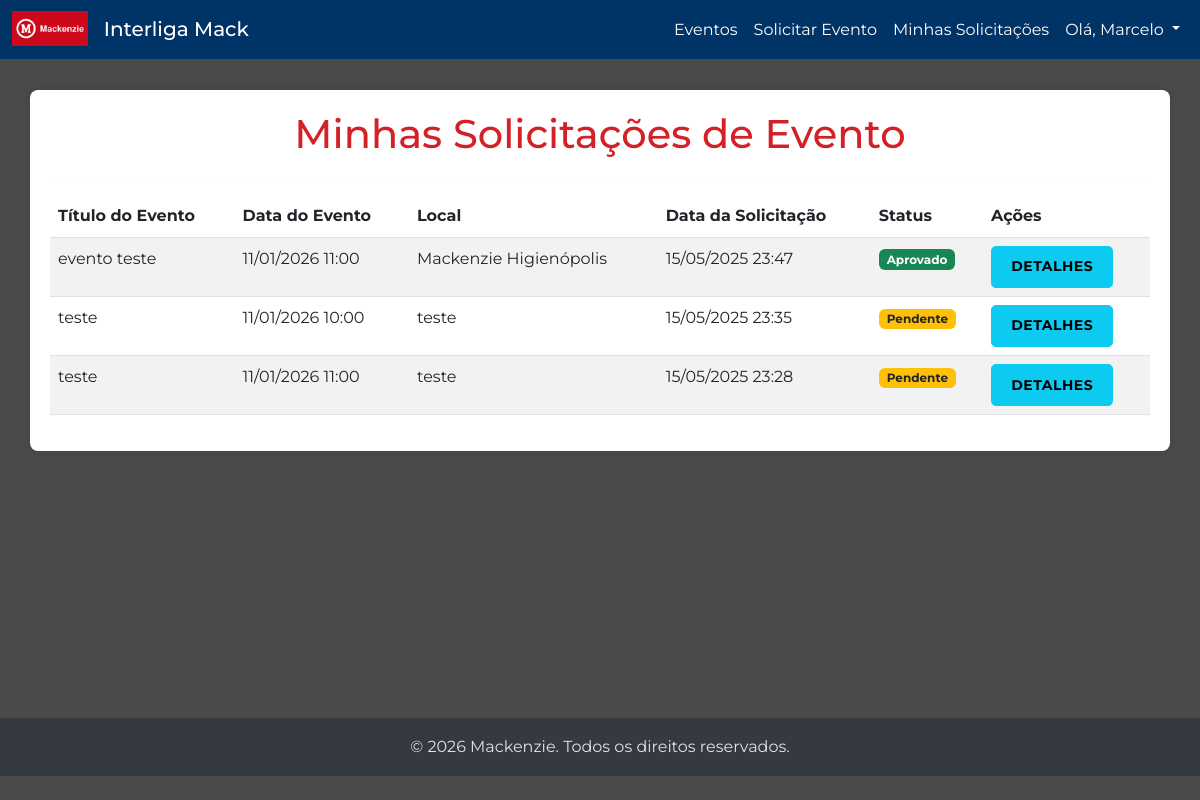
The page /eventos/minhas-solicitacoes/ (signed in) on the database its author committed.
### users/models.py (models this page shows, shortened)
class UserProfile(AbstractUser):
    USER_TYPE_CHOICES = [
        ('solicitante', 'Solicitante Interno'),
        ('geral', 'Usuário Geral'), # Alunos, Palestrantes, Fornecedores, Público em Geral
    ]
    user_type = models.CharField(
        max_length=20,
        choices=USER_TYPE_CHOICES,
        default='geral',
        verbose_name='Tipo de Usuário'
    )
    registration_id = models.CharField(max_length=100, blank=True, null=True, verbose_name='Matrícula/ID')
    department = models.CharField(max_length=200, blank=True, null=True, verbose_name='Departamento/Unidade')
    class Meta:
        verbose_name = 'Perfil de Usuário'
        verbose_name_plural = 'Perfis de Usuários'

### events/models.py (models this page shows, shortened)
class EventRequest(models.Model):
    STATUS_CHOICES = [
        ('pending', 'Pendente'),
        ('approved', 'Aprovado'),
        ('rejected', 'Rejeitado'),
        ('in_progress', 'Em Andamento'),
        ('completed', 'Concluído'),
        ('cancelled', 'Cancelado'),
    ]
    requester = models.ForeignKey(
        settings.AUTH_USER_MODEL,
        on_delete=models.CASCADE,
        limit_choices_to={'user_type': 'solicitante'},
        related_name='user_event_requests',
        verbose_name='Solicitante'
    )
    request_date = models.DateTimeField(auto_now_add=True, verbose_name='Data da Solicitação')
    needs_sound_system = models.BooleanField(default=False, verbose_name='Necessita Sonorização?')
    sound_system_details = models.TextField(blank=True, null=True, verbose_name='Detalhes Sonorização')
    needs_photography = models.BooleanField(default=False, verbose_name='Necessita Fotografia?')
    photography_details = models.TextField(blank=True, null=True, verbose_name='Detalhes Fotografia')
    needs_support_cleaning = models.BooleanField(default=False, verbose_name='Necessita Apoio/Limpeza?')
    support_cleaning_details = models.TextField(blank=True, null=True, verbose_name='Detalhes Apoio/Limpeza')
    needs_recording_transmission = models.BooleanField(default=False, verbose_name='Necessita Gravação/Transmissão?')
    recording_transmission_details = models.TextField(blank=True, null=True, verbose_name='Detalhes Gravação/Transmissão')
    needs_journalistic_coverage = models.BooleanField(default=False, verbose_name='Necessita Cobertura Jornalística?')
    journalistic_coverage_details = models.TextField(blank=True, null=True, verbose_name='Detalhes Cobertura Jornalística')
    needs_maintenance = models.BooleanField(default=False, verbose_name='Necessita Manutenção?')
    maintenance_details = models.TextField(blank=True, null=True, verbose_name='Detalhes Manutenção')
    auditorium_requested = models.CharField(max_length=100, blank=True, null=True, verbose_name='Auditório Solicitado')
    stream_requested = models.BooleanField(default=False, verbose_name='Solicita Transmissão pela TV Mackenzie?')
    suggested_stream_link = models.URLField(blank=True, null=True, verbose_name='Link Sugerido para Transmissão (se houver)')
    internal_notes = models.TextField(blank=True, null=True, verbose_name='Observações Internas')
    created_at = models.DateTimeField(auto_now_add=True)
    updated_at = models.DateTimeField(auto_now=True)
    status = models.CharField(max_length=20, choices=STATUS_CHOICES, default='pending', verbose_name='Status da Solicitação')
    event_name_proposal = models.CharField(max_length=200, verbose_name='Nome Proposto do Evento')
    class Meta:
        verbose_name = 'Solicitação de Evento'
        verbose_name_plural = 'Solicitações de Eventos'
        ordering = ['-request_date']

class Event(models.Model):
    name = models.CharField(max_length=200, verbose_name='Nome do Evento')
    date = models.DateTimeField(verbose_name='Data e Hora do Evento')
    location = models.CharField(max_length=200, verbose_name='Local do Evento')
    short_description = models.CharField(max_length=255, blank=True, null=True, verbose_name='Descrição Curta')
    long_description = models.TextField(blank=True, null=True, verbose_name='Descrição Detalhada')
    image = models.ImageField(upload_to='event_images/', blank=True, null=True, verbose_name='Imagem do Evento')
    organizer_name = models.CharField(max_length=150, blank=True, null=True, verbose_name='Nome do Organizador/Departamento')
    contact_email = models.EmailField(blank=True, null=True, verbose_name='E-mail de Contato')
    contact_phone = models.CharField(max_length=20, blank=True, null=True, verbose_name='Telefone de Contato')
    program = models.TextField(blank=True, null=True, verbose_name='Programação do Evento')
    start_time = models.TimeField(blank=True, null=True, verbose_name='Horário de Início')
    end_time = models.TimeField(blank=True, null=True, verbose_name='Horário de Término')
    speaker_bios = models.TextField(blank=True, null=True, verbose_name='Biografia dos Palestrantes (texto)') # Se for usar o ManyToMany com Speaker, este pode ser redundante ou para um resumo.
    invitation_details = models.TextField(blank=True, null=True, verbose_name='Detalhes do Convite')
    devotional_text = models.TextField(blank=True, null=True, verbose_name='Texto Devocional')
    event_request = models.OneToOneField(
        EventRequest,
        on_delete=models.SET_NULL,
        null=True,
        blank=True,
        related_name='approved_event',
        verbose_name='Solicitação de Evento Original (se houver)'
    )
    created_by = models.ForeignKey(
        settings.AUTH_USER_MODEL,
        on_delete=models.SET_NULL,
        null=True,
        related_name='created_events',
        verbose_name='Criado Por'
    )
    STATUS_CHOICES = [
        ('draft', 'Rascunho'),
        ('published', 'Publicado'),
        ('cancelled', 'Cancelado'),
        ('completed', 'Concluído'),
    ]
    status = models.CharField(
        max_length=10,
        choices=STATUS_CHOICES,
        default='draft',
        verbose_name='Status do Evento'
    )
    stream_link = models.URLField(blank=True, null=True, verbose_name="Link da Transmissão (TV Mackenzie)")
    created_at = models.DateTimeField(auto_now_add=True)
    updated_at = models.DateTimeField(auto_now=True)
    imagem_destaque = models.ImageField(
        upload_to='eventos_destaques/',
        blank=True,
        null=True
    )
    speakers = models.ManyToManyField(Speaker, blank=True, related_name="events", verbose_name="Palestrantes")
    class Meta:
        ordering = ['date']
        verbose_name = "Evento"
        verbose_name_plural = "Eventos"

### events/views.py (the view)
# urls.py: path('minhas-solicitacoes/', views.list_my_event_requests, name='list_my_event_requests'),
@login_required
@user_passes_test(is_solicitante, login_url='/admin/login/')
def list_my_event_requests(request):
    event_requests = EventRequest.objects.filter(requester=request.user).order_by('-request_date')
    return render(request, 'events/list_my_event_requests.html', {'event_requests': event_requests, 'page_title': 'Minhas Solicitações de Evento'})

### events/views.py (called while the page is built)
def is_solicitante(user):
    return user.is_authenticated and user.user_type == 'solicitante'

### events/templates/events/list_my_event_requests.html (shortened to what this page needs)
{% extends "base.html" %}
{% block content %}
{% if event_requests %}
    <table class="table table-striped table-hover">
        <thead>
            <tr>
                <th>Título do Evento</th>
                <th>Data do Evento</th>
                <th>Local</th>
                <th>Data da Solicitação</th>
                <th>Status</th>
                <th>Ações</th>
            </tr>
        </thead>
        <tbody>
            {% for req in event_requests %}
            <tr>
                {% if req.approved_event %}
                    <td>{{ req.approved_event.name }}</td>
                    <td>{{ req.approved_event.date|date:"d/m/Y H:i" }}</td>
                    <td>{{ req.approved_event.location }}</td>
                {% else %}
                    <td>{{ req.event_name_proposal|default:"Evento não especificado" }} (Detalhes do evento pendentes)</td>
                    <td>N/A</td>
                    <td>N/A</td>
                {% endif %}
                <td>{{ req.request_date|date:"d/m/Y H:i" }}</td>
                <td><span class="badge bg-{% if req.status == 'pending' %}warning text-dark{% elif req.status == 'approved' %}success{% elif req.status == 'rejected' %}danger{% elif req.status == 'in_progress' %}info text-dark{% elif req.status == 'completed' %}primary{% elif req.status == 'cancelled' %}secondary{% endif %}">{{ req.get_status_display }}</span></td>
                <td>
                    <a href="{% url 'events:event_request_detail' request_id=req.id %}" class="btn btn-sm btn-info">Detalhes</a>
                </td>
            </tr>
            {% endfor %}
        </tbody>
    </table>
{% else %}
    <p>Você ainda não fez nenhuma solicitação de evento.</p>
    <a href="{% url 'create_event_request' %}" class="btn btn-primary">Solicitar Novo Evento</a>
{% endif %}
{% endblock %}

### templates/base.html (shortened to what this page needs)
{% load static %}
<!DOCTYPE html>
<html lang="pt-br">
<head>
    <link href="https://cdn.jsdelivr.net/npm/bootstrap@5.3.0-alpha1/dist/css/bootstrap.min.css" rel="stylesheet">
    <link rel="stylesheet" href="{% static 'css/custom.css' %}">
</head>
<body>
    <nav class="navbar navbar-expand-lg navbar-mackenzie fixed-top">
        <div class="container-fluid">
            <a class="navbar-brand" href="{% url 'home' %}">
                <img src="{% static 'images/logo-vermelho-mack.png' %}" alt="Interliga Mack Logo">
                Interliga Mack
            </a>
            <div class="collapse navbar-collapse" id="navbarNav">
                <ul class="navbar-nav ms-auto mb-2 mb-lg-0">
                    <li class="nav-item">
                        <a class="nav-link {% if request.resolver_match.url_name == 'public_event_list' or request.resolver_match.url_name == 'home' %}active{% endif %}" href="{% url 'home' %}">Eventos</a>
                    </li>
                    {% if user.is_authenticated %}
                        {% if user.user_type == 'solicitante' %}
                            <li class="nav-item">
                                <a class="nav-link {% if request.resolver_match.url_name == 'create_event_request' %}active{% endif %}" href="{% url 'events:create_event_request' %}">Solicitar Evento</a>
                            </li>
                            <li class="nav-item">
                                <a class="nav-link {% if request.resolver_match.url_name == 'list_my_event_requests' %}active{% endif %}" href="{% url 'events:list_my_event_requests' %}">Minhas Solicitações</a>
                            </li>
                        {% endif %}
                        <li class="nav-item dropdown">
                            <a class="nav-link dropdown-toggle" href="#" id="navbarUserDropdown" role="button" data-bs-toggle="dropdown" aria-expanded="false">
                                Olá, {{ user.first_name|default:user.username }}
                            </a>
                        </li>
                    {% endif %}
                </ul>
            </div>
        </div>
    </nav>
    <div id="page-content">
        <div class="container">
            <h1 class="page-title-custom">{% block page_title %}{{ page_title|default:"Interliga Mack" }}{% endblock %}</h1>
            <hr>
            {% block content %}
            {% endblock %}
        </div>
    </div>
    <footer class="py-3 my-4 text-center">
        <p class="text-muted">&copy; {% now "Y" %} Mackenzie. Todos os direitos reservados.</p>
    </footer>
</body>
</html>

### static/css/custom.css (style rules this page uses)
html { height: 100%; }
body { font-family: 'Montserrat', 'Segoe UI', Tahoma, Geneva, Verdana, sans-serif; line-height: 1.6; background-color: #4a4a4a; color: #f8f9fa; display: flex; flex-direction: column; min-height: 100%; }
#page-content { flex: 1 0 auto; padding-top: 90px; padding-bottom: 30px; }
h1, h2, h3, h4, h5, h6, .h1, .h2, .h3, .h4, .h5, .h6 { font-family: 'Montserrat', sans-serif; color: var(--mackenzie-blue); }
.navbar-brand img { max-height: 45px; width: auto; margin-top: -5px; }
.page-title-custom { font-weight: 500; text-align: center; color: var(--mackenzie-red); margin-bottom: 30px; font-size: 2.5rem; }
.container { background-color: white; border-radius: 8px; box-shadow: 0 0 15px rgba(0,0,0,0.2); padding-left: 20px; padding-right: 20px; padding-top: 20px; padding-bottom: 20px; }
.navbar-mackenzie .nav-link.active { color: white; }
.navbar-nav .nav-item.dropdown .nav-link { cursor: pointer; }
a { color: var(--mackenzie-red); text-decoration: none; font-weight: 500; }
.btn { border-radius: 0.3rem; padding: 0.6rem 1.2rem; font-weight: 700; text-transform: uppercase; letter-spacing: 0.5px; font-family: 'Montserrat', sans-serif; }
footer { flex-shrink: 0; margin-top: auto; padding-top: 20px; padding-bottom: 20px; background-color: #343a40; color: #f8f9fa; width: 100%; }
footer p.text-muted { color: #dee2e6 !important; margin-bottom: 0; }

### templates/base.html (style rules this page uses)
:root { --mackenzie-blue: #003366; --mackenzie-red: #d42027; --mackenzie-light-gray: #f0f0f0; }
html, body { height: 100%; }
body { display: flex; flex-direction: column; }
#page-content { flex: 1 0 auto; padding-top: 70px; }
footer { flex-shrink: 0; }
.navbar-mackenzie { background-color: var(--mackenzie-blue); }
.navbar-mackenzie .navbar-brand, .navbar-mackenzie .nav-link { color: white; }
.navbar-brand img { max-height: 35px; width: auto; margin-right: 10px; margin-top: -5px; }
.container { margin-top: 20px; background-color: white; padding: 20px; border-radius: 8px; box-shadow: 0 0 10px rgba(0,0,0,0.1); }
h1, h2, h3, h4, h5, h6 { color: var(--mackenzie-blue); }
.page-title-custom { color: var(--mackenzie-red); margin-bottom: 20px; }

### rows shown on the page
UserProfile: first_name "Marcelo"
EventRequest: approved_event.name "evento teste", approved_event "11/01/2026 11:00", approved_event.location "Mackenzie Higienópolis", request_date "15/05/2025 23:47", status "Aprovado"
EventRequest: approved_event.name "teste", approved_event "11/01/2026 10:00", approved_event.location "teste", request_date "15/05/2025 23:35", status "Pendente"
EventRequest: approved_event.name "teste", approved_event "11/01/2026 11:00", approved_event.location "teste", request_date "15/05/2025 23:28", status "Pendente"

### other values the page prints
{{ page_title|default:"Interliga Mack" }} "Minhas Solicitações de Evento"
